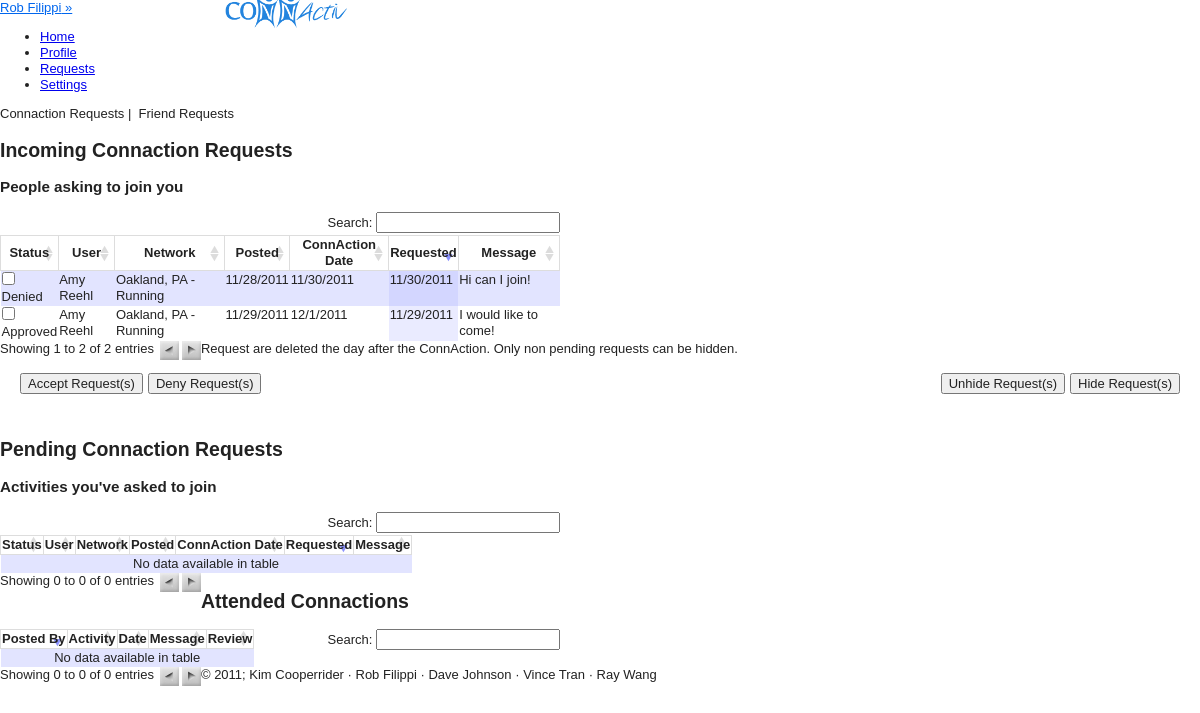
The app's page /views/requests.php (signed in) with its own data.
### tables this page shows
CREATE TABLE IF NOT EXISTS `users` (
  `USER_ID` int(11) NOT NULL AUTO_INCREMENT,
  `PASSWORD` varchar(100) NOT NULL,
  `FIRST_NAME` char(20) DEFAULT NULL,
  `LAST_NAME` char(20) DEFAULT NULL,
  `STREET` varchar(25) DEFAULT NULL,
  `CITY` char(20) DEFAULT NULL,
  `STATE` char(2) DEFAULT NULL,
  `ZIP` int(11) DEFAULT NULL,
  `PHONE` char(12) DEFAULT NULL,
  `INTERESTS` varchar(4000) DEFAULT NULL,
  `PROFILE_PIC` varchar(45) NOT NULL DEFAULT '../public/images/avatar.png',
  `EMAIL` varchar(25) DEFAULT NULL,
  `DOB` date DEFAULT NULL,
  `GENDER` char(1) DEFAULT NULL,
  PRIMARY KEY (`USER_ID`)
);

CREATE TABLE IF NOT EXISTS `connaction_requests` (
  `FROM_USER` int(11) NOT NULL,
  `TO_USER` int(11) NOT NULL,
  `CONNACTION_ID` int(11) NOT NULL,
  `MESSAGE` varchar(4000) DEFAULT NULL,
  `APPROVED` int(11) DEFAULT '-1',
  `DATE` timestamp NOT NULL DEFAULT CURRENT_TIMESTAMP,
  `HIDDEN_FOR_FROM` int(1) NOT NULL DEFAULT '0',
  `HIDDEN_FOR_TO` int(1) NOT NULL DEFAULT '0',
  PRIMARY KEY (`FROM_USER`,`CONNACTION_ID`)
);

CREATE TABLE IF NOT EXISTS `networks` (
  `NETWORK_ID` int(11) NOT NULL AUTO_INCREMENT,
  `AREA` varchar(25) NOT NULL,
  `STATE` varchar(2) NOT NULL,
  PRIMARY KEY (`NETWORK_ID`)
);

CREATE TABLE IF NOT EXISTS `activities` (
  `ACTIVITY_ID` int(11) NOT NULL AUTO_INCREMENT,
  `ACTIVITY_NAME` varchar(20) NOT NULL,
  PRIMARY KEY (`ACTIVITY_ID`)
);

CREATE TABLE IF NOT EXISTS `connactions` (
  `CONNACTION_ID` int(11) NOT NULL AUTO_INCREMENT,
  `POST_TIME` date NOT NULL,
  `USER_ID` int(11) NOT NULL,
  `LOCATION` varchar(255) NOT NULL,
  `START_TIME` datetime DEFAULT NULL,
  `MESSAGE` varchar(4000) DEFAULT NULL,
  `END_TIME` datetime DEFAULT NULL,
  `UNIQUE_NETWORK_ID` int(11) NOT NULL,
  `IS_PRIVATE` int(11) DEFAULT '0',
  PRIMARY KEY (`CONNACTION_ID`)
);

### views/config.php (called while the page is built, shortened)
<?php
include("functions_connactions.php");
include("functions_networks.php");
include("functions_join_requests.php");
	function cookieExists(){
		if(isset($_COOKIE['ID_my_site']))
			return TRUE;
		else
			return FALSE;
	}
	function validCookie(){
		$username = $_COOKIE['ID_my_site'];
		$pass = $_COOKIE['Key_my_site'];
		$info = getDatabaseInfo("users", "email", $username);
			if ($pass != $info['PASSWORD']) {
				return FALSE;
			}
			else{
				return TRUE;
 			}
	}
	function getDatabaseInfo($table, $attribute, $value){
		$check = getResourceIDs($table, $attribute, $value);
		return mysql_fetch_array($check);
	}
	function getResourceIDs($table, $attribute, $value){
		$check = mysql_query("SELECT * FROM $table WHERE $attribute = '$value'")or die(mysql_error());
		return $check;
	}
	function getName(){
		if(cookieExists())
		{
			if (validCookie()) {
				$username = $_COOKIE['ID_my_site'];
				$info = getDatabaseInfo("users", "email", $username);
				return $info['FIRST_NAME'] . " " . $info['LAST_NAME'];
			}
		}
	}
	function getUserID(){
		if(cookieExists())
		{
			if (validCookie()) {
				$username = $_COOKIE['ID_my_site'];
				$info = getDatabaseInfo("users", "email", $username);
				return $info['USER_ID'];
			}
		}
	}
	function getUserName($userID){
		$info = getDatabaseInfo("users", "user_id", $userID);
		return $info['FIRST_NAME'] . " " . $info['LAST_NAME'];
	}
?>

### views/functions_join_requests.php (called while the page is built, shortened)
<?
function getIncRequests($userID){
	$incRequests = array();
	$result = mysql_query("SELECT * FROM connaction_requests WHERE to_user = '$userID' ")or die(mysql_error());
	while($info = mysql_fetch_array($result)){
		$incRequests[] = $info;
	}
	return $incRequests;
}
?>

### views/functions_connactions.php (called while the page is built, shortened)
<?
	function getConnactionActivity($connactionID){
		$activityID = getDatabaseInfo("connactions", "connaction_id", $connactionID);
		$act = getDatabaseInfo("unique_networks", "unique_network_id", $activityID['UNIQUE_NETWORK_ID']);
		$activity = getDatabaseInfo("activities", "activity_id", $act['ACTIVITY_ID']);
		$activityName = $activity['ACTIVITY_NAME'];
		return $activityName;
	}
	function getConnactionNetwork($connactionID){
		$networkID = getDatabaseInfo("connactions", "connaction_id", $connactionID);
		$net = getDatabaseInfo("unique_networks", "unique_network_id", $networkID['UNIQUE_NETWORK_ID']);
		$network = getDatabaseInfo("networks", "network_id", $net['NETWORK_ID']);
		$networkName = $network['AREA'] .", ". $network['STATE'];
		return $networkName;
	}
	function getConnactionUniqueNetwork($connID){
		$act = getConnactionActivity($connID);
		$net = getConnactionNetwork($connID);
		$whole = $net ." - " . $act;
		return $whole;
	}
	function getConnactionDate($connactionID, $argument){
		$dateID = getDatabaseInfo("connactions", "connaction_id", $connactionID);
		$date = $dateID[$argument.'_TIME'];
		$dateParsed = date_parse($date);
		$newDate = $dateParsed["month"].'/'.$dateParsed["day"].'/'.$dateParsed["year"];
		return $newDate;
	}
?>

### views/requests.php (the view, shortened to what this page needs)
<?php
	include("header.php");
			?>
	<div class="page">
	<div class="pageViewer">
		<span class="clickable active green" id="connactions">Connaction Requests</span>&nbsp;|&nbsp;
		<span class="clickable green" id="friendReqs">Friend Requests</span>
	</div>
	<div class="requestType" id="view_connactions">
		<h2>Incoming Connaction Requests</h2>
		<h3>People asking to join you</h3>
			<form id="unsubNetworksForm" method="post" action="<?php echo $_SERVER['PHP_SELF']?>">
			<table id="incoming" class="requests regular_table">
			<thead class="reqHeader">
				<tr>
					<th>Status</th>
					<th>User</th>
					<th>Network</th>
					<th>Posted</th>
					<th>ConnAction Date</th>
					<th>Requested</th>
					<th>Message</th>
				</tr>
			</thead>
			<tbody>
				<?php
					$incRequests = getIncRequests(getUserID());
						foreach($incRequests as $incoming){
							$fromUser = $incoming[0];
							$connactionID = $incoming[2];
							$message = $incoming[3];
							$approved = $incoming[4];
							$date = date_parse($incoming[5]);
							$hidden = $incoming[7];
							$requestID = $fromUser." ".$connactionID." ".$approved;
							if($hidden == 0){?>
							<tr>
								<td>
									<?php
										if($approved == -1){
											echo "<input type='checkbox' value='".$requestID."' name='requestID[]' /> <br/>";
											echo "Pending";
										}
										else if($approved == 1){
											echo "<input type='checkbox' value='".$requestID."' name='requestID[]' /> <br/>";
											echo "Approved";
										}
										else{
											echo "<input type='checkbox' value='".$requestID."' name='requestID[]' /> <br/>";
											echo "Denied";
										}
									?>
								</td>
								<td><?php echo getUserName($fromUser); ?></td>
								<td><?php echo getConnactionUniqueNetwork($connactionID); ?></td>
								<td><?php echo getConnactionDate($connactionID, "POST"); ?></td>
								<td><?php echo getConnactionDate($connactionID, "START"); ?></td>
								<td><?php echo $date["month"].'/'.$date["day"].'/'.$date["year"]; ?></td>
								<td><?php echo $message; ?></td>
							</tr>
						<?php }
						}
				?>
			</tbody>
			</table>
			<? if ($incRequests) { ?>
			<div class="below_table">
				<span style="clear:both;" class="below_table">Request are deleted the day after the ConnAction. Only non pending requests can be hidden.</span><br/><br/>
				<input style="float:right; margin-left:5px; margin-right:20px" type="submit" name="hideInc" value="Hide Request(s)"/>
				<input style="float:right; margin-left:5px;" type="submit" name="unhideInc" value="Unhide Request(s)"/>
				<input style="float:left; margin-left:5px; margin-left:20px" type="submit" name="accept" value="Accept Request(s)"/>
				<input style="float:left; margin-left:5px;" type="submit" name="deny" value="Deny Request(s)"/>
			</div>
			<br/><br/><br/>
			<? } ?>
		<h2>Pending Connaction Requests</h2>
		<h3>Activities you've asked to join</h3>
			<table id="pending" class="requests regular_table">
			<thead class="reqHeader">
				<tr>
					<th>Status</th>
					<th>User</th>
					<th>Network</th>
					<th>Posted</th>
					<th>ConnAction Date</th>
					<th>Requested</th>
					<th>Message</th>
				</tr>
			</thead>
			<tbody>
			</tbody>
			</table>
		<h2>Attended Connactions</h2>
		<table id="past" class="requests regular_table">
			<thead class="reqHeader">
				<tr>
					<th>Posted By</th>
					<th>Activity</th>
					<th>Date</th>
					<th>Message</th>
					<th>Review</th>
				</tr>
			</thead>
			</table>
			</div>
		</div>
			<?
 		include('footer.php');
?>

### views/header.php (shortened to what this page needs)
<? include_once("config.php"); ?>
<!DOCTYPE HTML>
<html>
<head>
<link type="text/css" rel="stylesheet" href="../styles/defaults.css"/>
<link type="text/css" rel="stylesheet/less" href="../styles/style.less"/>
<link type="text/css" rel="stylesheet/less" href="../styles/posts.less"/>
<link type="text/css" rel="stylesheet/less" href="../styles/sidebar.less"/>
<link type="text/css" rel="stylesheet" href="../styles/demo_table.css"/>
<link type="text/css" rel="stylesheet" href="../styles/validationEngine.jquery.css" />
<link type="text/css" rel="stylesheet" href="../styles/jquery.fancybox-1.3.4.css" />
</head>
<body>
<div id="container">
	<header>
	<a id="user_login" href="#"><? echo getName(); ?>&nbsp;&raquo;</a>
	<span style=" position: absolute; left: 220px">
		<img height="40" style="margin-top: -10px;" src="../public/images/logo.png"/>
	</span>
			<span id="top-nav">
				<ul id="nav">
					<li class="headerlink" id="link_home"><a class="top_links" id="home" href="home.php">Home</a></li>
					<li class="headerlink" id="link_profile"><a class="top_links" id="profile" href="profile.php">Profile</a></li>
					<li class="headerlink" id="link_requests"><a class="top_links" id="requests" href="requests.php">Requests</a></li>
					<li class="headerlink" id="link_settings"><a class="top_links" id="settings" href="settings.php">Settings</a></li>
				</ul>
			</span>
	</header>
	<div id="content">

### styles/defaults.css (style rules this page uses)
article, aside, details, figcaption, figure, footer, header, hgroup, nav, section { display: block; }
html { font-size: 100%; overflow-y: scroll; -webkit-text-size-adjust: 100%; -ms-text-size-adjust: 100%; }
body { margin: 0; font-size: 13px; line-height: 1.231; }
body, button, input, select, textarea { font-family: sans-serif; color: #222; }
a { color: #00e; }
ul, ol { margin: 1em 0; padding: 0 0 0 40px; }
img { border: 0; -ms-interpolation-mode: bicubic; vertical-align: middle; }
form { margin: 0; }
button, input, select, textarea { font-size: 100%; margin: 0; vertical-align: baseline; *vertical-align: middle; }
button, input { line-height: normal; *overflow: visible; }
table button, table input { *overflow: auto; }
button, input[type="button"], input[type="reset"], input[type="submit"] { cursor: pointer; -webkit-appearance: button; }
input[type="checkbox"], input[type="radio"] { box-sizing: border-box; }
table { border-collapse: collapse; border-spacing: 0; }
td { vertical-align: top; }

### styles/demo_table.css (style rules this page uses)
.sorting_desc { background: url('../public/images/sort_desc.png') no-repeat center right #fff; border: thin solid #DDD; }
.sorting { background: url('../public/images/sort_both.png') no-repeat center right #fff; border: thin solid #DDD; }
tr.odd { background-color: #E2E4FF; }
tr.even { background-color: white; }
tr.odd td.sorting_1 { background-color: #D3D6FF; }
tr.even td.sorting_1 { background-color: #EAEBFF; }

### records on screen
users: getName() "Rob Filippi"
connaction_requests: FROM_USER.LAST_NAME "Amy Reehl", CONNACTION_ID.ACTIVITY_NAME "Oakland, PA - Running", CONNACTION_ID.POST_TIME "11/29/2011", getConnactionDate($connactionID, "START") "12/1/2011", month "11", day "29", year "2011", MESSAGE "I would like to come!"
connaction_requests: FROM_USER.LAST_NAME "Amy Reehl", CONNACTION_ID.ACTIVITY_NAME "Oakland, PA - Running", CONNACTION_ID.POST_TIME "11/28/2011", CONNACTION_ID.START_TIME "11/30/2011", month "11", day "30", year "2011", MESSAGE "Hi can I join!"
